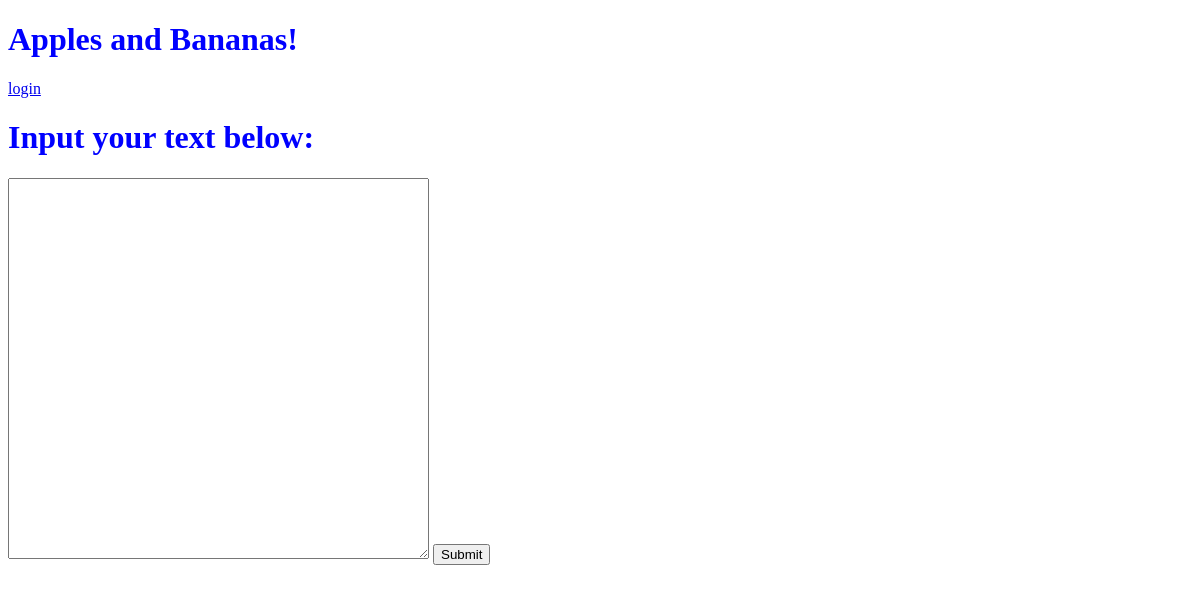
The app's page /, older data.
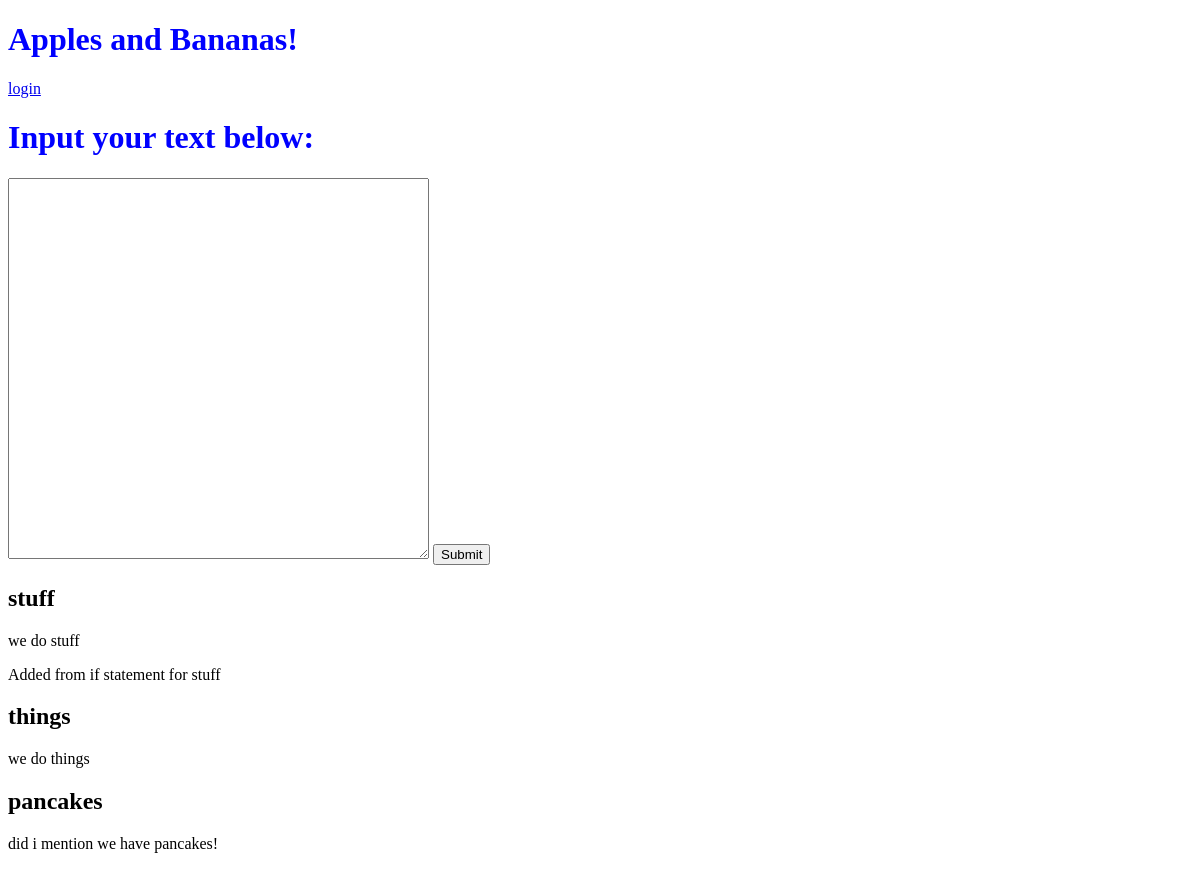
The same page, newer data.
### myapp/models.py (models this page shows)
class Feature(models.Model):
  name = models.CharField(max_length=100)
  details = models.CharField(max_length=500)

### myapp/views.py (the view)
# urls.py: path('', views.index, name='index'),
def index(request):
  features = Feature.objects.all()
  return render(request, 'index.html', {'features': features})

### templates/index.html (shortened to what this page needs)
<!DOCTYPE html>
<html lang="en">
<head>
  {% load static %}
  <link rel="stylesheet" href="{% static 'style.css' %}">
</head>
<body>
  {% if user.is_authenticated %}
  <h1>Welcome, {{user.username}}</h1>
  {% else %}
  <h1>Apples and Bananas!</h1>
  {% endif %}
  {% if user.is_authenticated %}
  <a href="logout">logout</a>
  {% else %}
  <a href="login">login</a>
  {% endif %}
<h1>Input your text below: </h1>
<form method="POST" action="counter">
  <textarea name="text" rows="25" cols="50"></textarea>
  <input type="submit"/>
</form>
{% for feature in features %}
<h2>{{feature.name}}</h2>
<p>{{feature.details}}</p>
{% if feature.name == 'stuff' %}
<p>Added from if statement for stuff</p>
{% endif %}
{% endfor %}
</body>
</html>

### static/style.css (style rules this page uses)
h1 { color: blue; }

Row changes from the older to the newer data that the page shows:
added Feature: name "stuff", details "we do stuff", shows "Added from if statement for stuff"
added Feature: name "things", details "we do things"
added Feature: name "pancakes", details "did i mention we have pancakes!"
